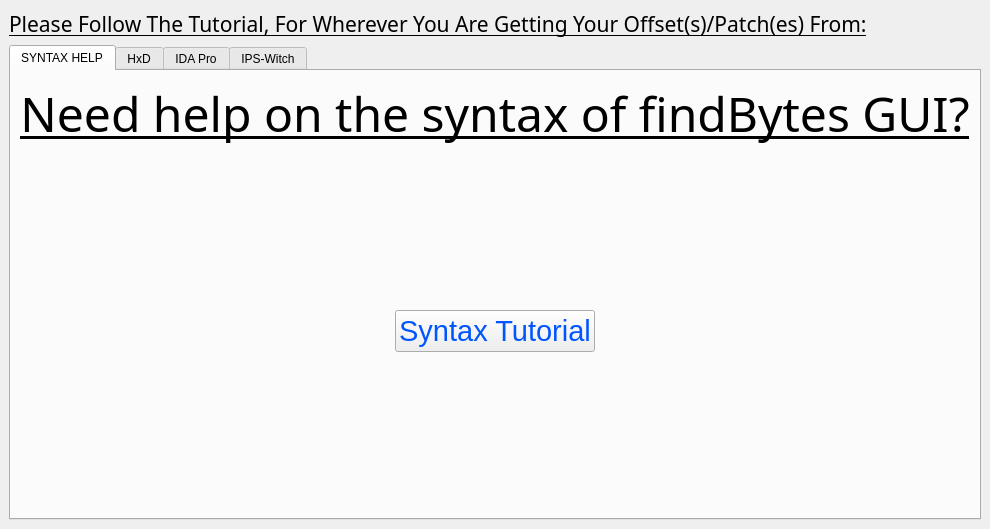
<?xml version="1.0" encoding="UTF-8"?>
<ui version="4.0">
 <class>MainWindow</class>
 <widget class="QMainWindow" name="MainWindow">
  <property name="windowModality">
   <enum>Qt::ApplicationModal</enum>
  </property>
  <property name="geometry">
   <rect>
    <x>0</x>
    <y>0</y>
    <width>928</width>
    <height>529</height>
   </rect>
  </property>
  <property name="windowTitle">
   <string>findBytes GUI</string>
  </property>
  <widget class="QWidget" name="centralwidget">
   <layout class="QVBoxLayout" name="verticalLayout">
    <item>
     <widget class="QLabel" name="label">
      <property name="font">
       <font>
        <family>Ink Free</family>
        <pointsize>16</pointsize>
        <underline>true</underline>
       </font>
      </property>
      <property name="text">
       <string>Please Follow The Tutorial, For Wherever You Are Getting Your Offset(s)/Patch(es) From:</string>
      </property>
     </widget>
    </item>
    <item>
     <widget class="QTabWidget" name="tabWidget">
      <property name="currentIndex">
       <number>0</number>
      </property>
      <widget class="QWidget" name="tab_3">
       <attribute name="title">
        <string>SYNTAX HELP</string>
       </attribute>
       <layout class="QVBoxLayout" name="verticalLayout_5">
        <item>
         <layout class="QGridLayout" name="gridLayout">
          <item row="1" column="1">
           <spacer name="verticalSpacer_2">
            <property name="orientation">
             <enum>Qt::Vertical</enum>
            </property>
            <property name="sizeHint" stdset="0">
             <size>
              <width>20</width>
              <height>40</height>
             </size>
            </property>
           </spacer>
          </item>
          <item row="2" column="0">
           <spacer name="horizontalSpacer">
            <property name="orientation">
             <enum>Qt::Horizontal</enum>
            </property>
            <property name="sizeHint" stdset="0">
             <size>
              <width>40</width>
              <height>20</height>
             </size>
            </property>
           </spacer>
          </item>
          <item row="3" column="1">
           <spacer name="verticalSpacer">
            <property name="orientation">
             <enum>Qt::Vertical</enum>
            </property>
            <property name="sizeHint" stdset="0">
             <size>
              <width>20</width>
              <height>40</height>
             </size>
            </property>
           </spacer>
          </item>
          <item row="2" column="1">
           <widget class="QPushButton" name="syntax">
            <property name="font">
             <font>
              <pointsize>22</pointsize>
             </font>
            </property>
            <property name="styleSheet">
             <string notr="true">color: rgb(0, 85, 255);</string>
            </property>
            <property name="text">
             <string>Syntax Tutorial</string>
            </property>
           </widget>
          </item>
          <item row="2" column="2">
           <spacer name="horizontalSpacer_2">
            <property name="orientation">
             <enum>Qt::Horizontal</enum>
            </property>
            <property name="sizeHint" stdset="0">
             <size>
              <width>40</width>
              <height>20</height>
             </size>
            </property>
           </spacer>
          </item>
          <item row="0" column="0" colspan="3">
           <widget class="QLabel" name="label_2">
            <property name="font">
             <font>
              <family>Ink Free</family>
              <pointsize>36</pointsize>
              <underline>true</underline>
             </font>
            </property>
            <property name="text">
             <string>Need help on the syntax of findBytes GUI?</string>
            </property>
            <property name="alignment">
             <set>Qt::AlignCenter</set>
            </property>
           </widget>
          </item>
         </layout>
        </item>
       </layout>
      </widget>
      <widget class="QWidget" name="tab">
       <attribute name="title">
        <string>HxD</string>
       </attribute>
       <layout class="QVBoxLayout" name="verticalLayout_2">
        <item>
         <widget class="QPlainTextEdit" name="plainTextEdit">
          <property name="font">
           <font>
            <family>Times New Roman</family>
            <pointsize>16</pointsize>
           </font>
          </property>
          <property name="readOnly">
           <bool>true</bool>
          </property>
          <property name="plainText">
           <string>===HxD===

When you find your offset in HxD, simply **subtract 0x100 from the offset.** This can be done using Windows Calculator, by switching to &quot;Programmer&quot; mode.

For Example:

    HxD Offset: 00FDC236

    findBytes GUI Offset:  00FDC236 - 0x100
                                         = 00FDC136

So, you'd type &quot;00FDC136&quot; into findBytes GUI.

---

NOTE: This expects you to get your HxD offset from a &quot;main.uncompressed&quot; file, WITH a *.NSO Header.

Keep in mind, you can do this for as many offsets as you want! Just separate each new offset with a new line.</string>
          </property>
         </widget>
        </item>
       </layout>
      </widget>
      <widget class="QWidget" name="IDAPro">
       <attribute name="title">
        <string>IDA Pro</string>
       </attribute>
       <layout class="QVBoxLayout" name="verticalLayout_3">
        <item>
         <widget class="QPlainTextEdit" name="plainTextEdit_2">
          <property name="font">
           <font>
            <family>Times New Roman</family>
            <pointsize>16</pointsize>
           </font>
          </property>
          <property name="readOnly">
           <bool>true</bool>
          </property>
          <property name="plainText">
           <string>===IDA Pro===

If you are using IDA Pro, just remove the &quot;71&quot; that comes first in the offset.

For Example:

    IDA Pro Offset: 710DF23653

    findBytes GUI Offset: 0DF23653

So, you'd type &quot;0DF23653&quot; into findBytes GUI.

---

NOTE: This expects you to get your IDA Pro offset from a &quot;main.nso&quot; file, WITH a *.NSO Header.

Keep in mind, you can do this for as many offsets as you want! Just separate each new offset with a new line.</string>
          </property>
         </widget>
        </item>
       </layout>
      </widget>
      <widget class="QWidget" name="tab_2">
       <attribute name="title">
        <string>IPS-Witch</string>
       </attribute>
       <layout class="QVBoxLayout" name="verticalLayout_4">
        <item>
         <widget class="QPlainTextEdit" name="plainTextEdit_3">
          <property name="font">
           <font>
            <family>Times New Roman</family>
            <pointsize>16</pointsize>
           </font>
          </property>
          <property name="readOnly">
           <bool>true</bool>
          </property>
          <property name="plainText">
           <string>===IPS-Witch===

For IPS-Witch, simply keep the offset(s) the same.

For example:

    IPS-Witch Patch/Offset: 

        // Offline Shop [Zewia] (4.3.0)
        @enabled
        0138F628 200080D2
       
        This means, the offset is &quot;0138F628&quot; for IPS-Witch.

    findBytes GUI Offset: 0138F628

So, you'd type &quot;0138F628&quot; into findBytes GUI.
(If you wish to port your offsets with your patches, you can do &quot;0138F628 200080D2&quot; in findBytes GUI too!)

Keep in mind, you can do this for as many offsets/patches as you want! Just separate each new offset/patch with a new line.</string>
          </property>
         </widget>
        </item>
       </layout>
      </widget>
     </widget>
    </item>
   </layout>
  </widget>
 </widget>
 <resources/>
 <connections/>
</ui>
